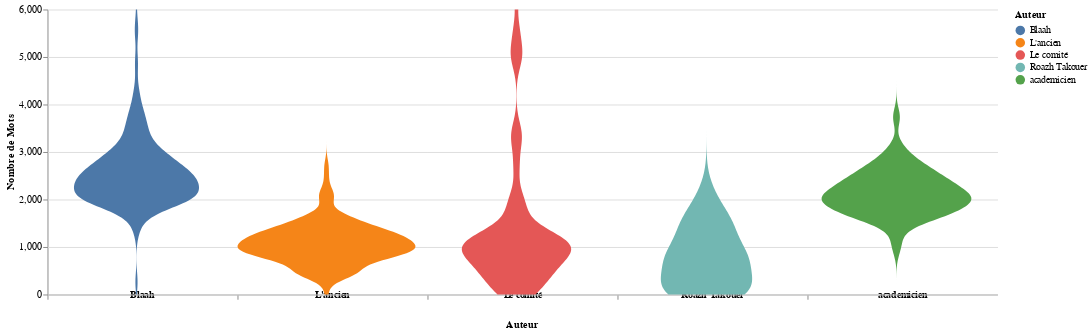

The code cell stored with this chart in its notebook:
### Markdown cell above
## Longueur du texte par auteur

### Code cell
alt.Chart(df[["Auteur", "nb_tokens"]]).transform_density(
    'nb_tokens',
    as_=['Nombre de Mots', 'density'],
    extent=[0, 6000],
    groupby=['Auteur']
).mark_area(orient='horizontal').encode(
    y='Nombre de Mots:Q',
    color='Auteur:N',
    x=alt.X(
        'density:Q',
        stack='center',
        impute=None,
        title=None,
        axis=alt.Axis(labels=False, values=[0],grid=False, ticks=True),
    ),
    column=alt.Column(
        'Auteur:N',
        header=alt.Header(
            titleOrient='bottom',
            labelOrient='bottom',
            labelPadding=0,
            labelFontWeight="bold",
            labelBaseline="bottom"
        ),
    )
).properties(
    width=200
).configure_facet(
    spacing=0
).configure_view(
    stroke=None
)

### Figure 1 — Vega-Lite specification as saved in the notebook (floating-point values rounded to 4 significant figures; data arrays with more than 128 entries replaced by an {"elided": "..."} marker saying what was removed)
{"config": {"view": {"continuousWidth": 400, "continuousHeight": 300, "stroke": null}, "facet": {"spacing": 0}}, "data": {"name": "data-d78994a239774745927a91dd9dcbd0f2"}, "mark": {"type": "area", "orient": "horizontal"}, "encoding": {"color": {"field": "Auteur", "type": "nominal"}, "column": {"field": "Auteur", "header": {"labelBaseline": "bottom", "labelFontWeight": "bold", "labelOrient": "bottom", "labelPadding": 0, "titleOrient": "bottom"}, "type": "nominal"}, "x": {"axis": {"grid": false, "labels": false, "ticks": true, "values": [0]}, "field": "density", "impute": null, "stack": "center", "title": null, "type": "quantitative"}, "y": {"field": "Nombre de Mots", "type": "quantitative"}}, "transform": [{"density": "nb_tokens", "extent": [0, 6000], "groupby": ["Auteur"], "as": ["Nombre de Mots", "density"]}], "width": 200, "$schema": "https://vega.github.io/schema/vega-lite/v4.17.0.json", "datasets": {"data-d78994a239774745927a91dd9dcbd0f2": {"elided": "650 records"}}}
